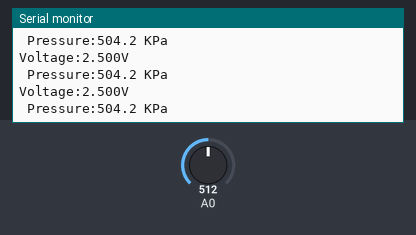
This sketch was run on a simulated Arduino Uno, built with avr-gcc and run on an emulated ATmega328P. Parts: the last lines printed to the serial monitor. The inputs (shaded band) are chosen by the test bench; at power-on: A0 = 512.

Above: at 1.3 s.
1.4 s: A0 set to 716
At 1.83 s:
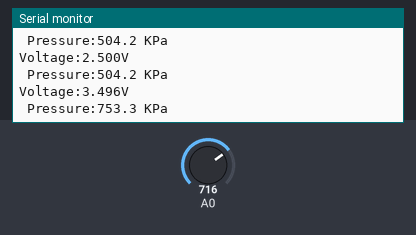
2.9 s: A0 set to 900
At 3.33 s:
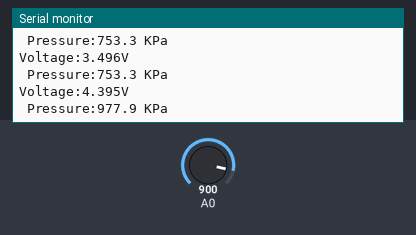
Timing chart, 0 to 5.9 s (numbered marks = the images above; inputs shaded):
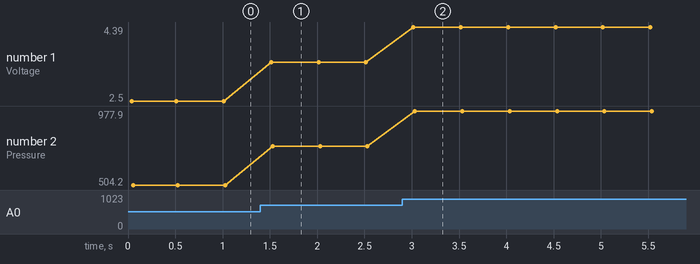

Measured:
- after the input at 1.4 s, the serial monitor: prints a new line after 0.11 s (image 1)
- after the input at 2.9 s, the serial monitor: prints a new line after 0.12 s (image 2)
- plotted number 1: 2.5 → 3.5 after the input at 1.4 s, 3.5 → 4.39 after the input at 2.9 s
- plotted number 2: 504.2 → 753.3 after the input at 1.4 s, 753.3 → 977.9 after the input at 2.9 s

The sketch:

pressuresensor.ino
```cpp
/************************************************************
   Water pressure sensor demo(Computer serial port)
   - Obtain the water pressure through the output voltage
     of the sensor.
**************************************************************/

/************************************************************
  Water Sensor Key Parameter
  - Parts No.:KY-3-5
  - Sensing range: 0 - 1 MPa
  - Input Voltage: 5VDC
  - Output Voltage: 0.5 - 4.5 VDC
    (Linearly corresponding to 0 - 1 MPa)
  - Accuary: 0.5% - 1% FS
**************************************************************/

/************************************************************
  Water Sensor Calibration

  The output voltage offset of the sensor is 0.5V (norminal).
  However, due to the zero-drifting of the internal circuit, the
  no-load output voltage is not exactly 0.5V. Calibration needs to
  be carried out as follow.

  Calibration: connect the 3 pin wire to the Arduio UNO (VCC, GND and Signal)
  without connecting the sensor to the water pipe and run the program
  for once. Mark down the LOWEST voltage value through the serial
  monitor and revise the "OffSet" value to complete the calibration.

  After the calibration the sensor is ready for measuring!
**************************************************************/

const float  OffSet = 0.483 ;

float V, P;

void setup()
{
  Serial.begin(9600);        // open serial port, set the baud rate to 9600 bps
  Serial.println("/** Water pressure sensor demo **/");
}
void loop()
{
  //Connect sensor to Analog 0
  V = analogRead(0) * 5.00 / 1024;     //Sensor output voltage
  P = (V - OffSet) * 250;             //Calculate water pressure

  Serial.print("Voltage:");
  Serial.print(V, 3);
  Serial.println("V");

  Serial.print(" Pressure:");
  Serial.print(P, 1);
  Serial.println(" KPa");
  Serial.println();

  delay(500);
}
```
